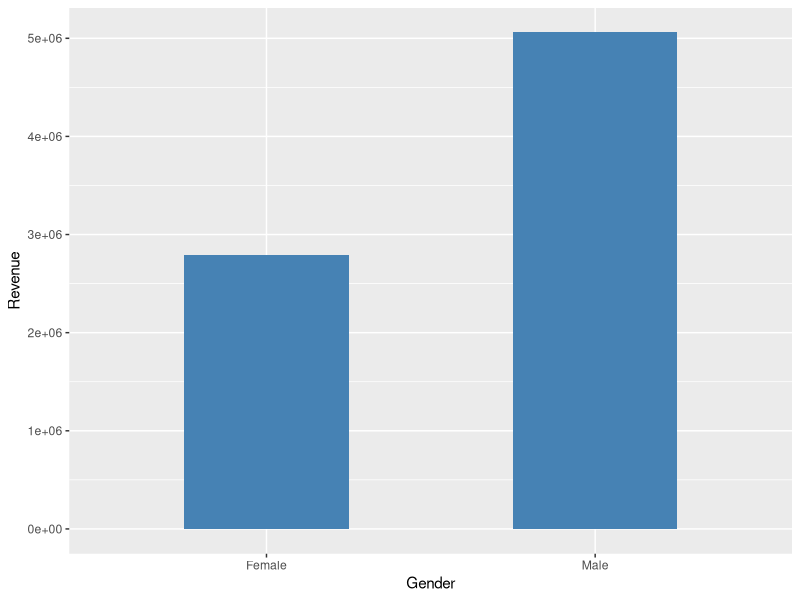
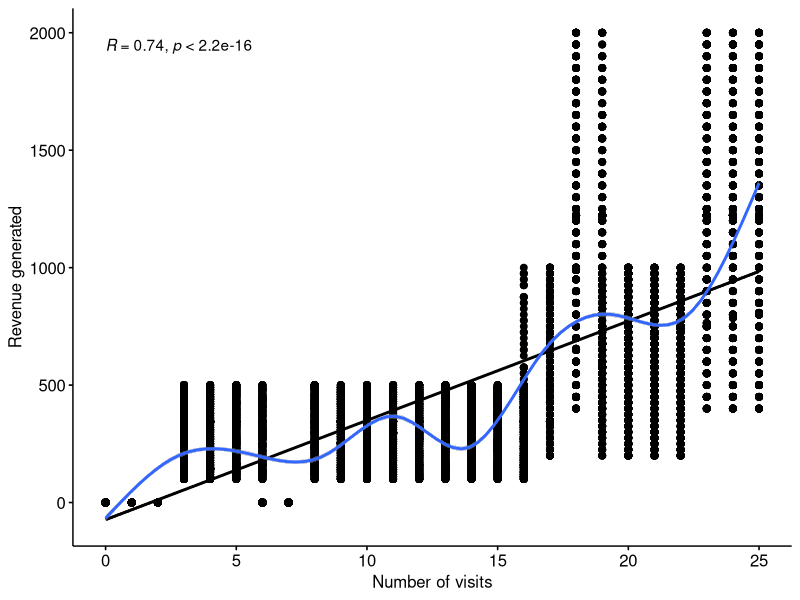

The R script that drew these images, in order:
## ---- chunk 1
#Problem 1

#Importing Libraries
library(data.table)

#Importing Data
cust_data <- read.csv('customertxndata.csv')
setDT(cust_data)

#Total Revenue
cust_data[,na.exclude(sum(revenue))]

#Mean Visits
cust_data[,na.exclude(mean(visits))]

#Mean Revenue
cust_data[,na.exclude(mean(revenue))]

#Median Revenue
cust_data[,na.exclude(median(revenue))]

#Most Common Gender
gender_count <- cust_data[,.(count = .N), by = "gender"]
gender_count
gender_count[,na.exclude(max(count))]

## ---- chunk 2
#Problem 2
library("ggplot2")

#Total revenue by gender
revenue_by_gender <- cust_data[, sum(revenue), by = gender]
revenue_by_gender <- na.omit(revenue_by_gender)

#Bar chart 
ggplot(data=revenue_by_gender, aes(x=gender, y=V1)) +
  geom_bar(stat="identity", fill="steelblue", width = 0.5) +
  xlab("Gender") + ylab("Revenue")
## ---- chunk 3
#Problem 3
library("ggpubr")

#Pearson Moment of Correlation between number of visits and revenue
ggscatter(cust_data, x = "visits", y = "revenue", 
          add = "reg.line", conf.int = TRUE, 
          cor.coef = TRUE, cor.method = "pearson",
          xlab = "Number of visits", ylab = "Revenue generated") +
  geom_smooth(method = 'gam', formula = y ~ s(x, bs = "cs"))
## ---- chunk 4
#Problem 4
library(tidyverse)

#creating a table containing only the NA values
na_data <- cust_data %>% filter_all(any_vars(is.na(.)))

## ---- chunk 5
#Problem 5

#Mean transactions
clean_cust_data <- na.omit(cust_data)
clean_cust_data[, round(mean(transactions))]


#Creating function for mode
getmode <- function(v) 
  {
   uniqv <- unique(v)
   uniqv[which.max(tabulate(match(v, uniqv)))]
  }

#Mode of gender
cust_data[, getmode(gender)]
## ---- chunk 6
#Problem 6

#Spliting the data into a trainig and validation dataset 
training_data <- cust_data[rep(c(TRUE,FALSE), length = .N), ]     #logical vector c(TRUE,FALSE) will only return 1st,3rd,5th...values
validation_data <- cust_data[rep(c(FALSE,TRUE), length = .N), ]   #logical vector c(FALSE,TRUE) will only return 2nd,4th,6th...values
## ---- chunk 7
#Problem 7

#Calculating mean revenue for trainig dataset
training_data[,na.exclude(mean(revenue))]

#Calculating mean revenue for validation dataset
validation_data[,na.exclude(mean(revenue))]
## ---- chunk 8
#Problem 8
set.seed(77654)

#Creating first sample to set 60% of data for training
sample_1 <- sample.int(n = nrow(cust_data), size = floor(.60*nrow(cust_data)), replace = F)

#Creating dataset for training
training <- cust_data[sample_1,]

#Creating a dataset of the remaining data for testing and validation
remaining_data <- cust_data[-sample_1,]

#Creating second sample to split the reamining dataset for testing and validation
sample_2 <- sample.int(n = nrow(remaining_data), size = floor(.50*nrow(remaining_data)), replace = F)

#Creating dataset for testing
testing <- remaining_data[sample_2, ]

#Creating dataset for validation
validation <- remaining_data[-sample_2, ]
